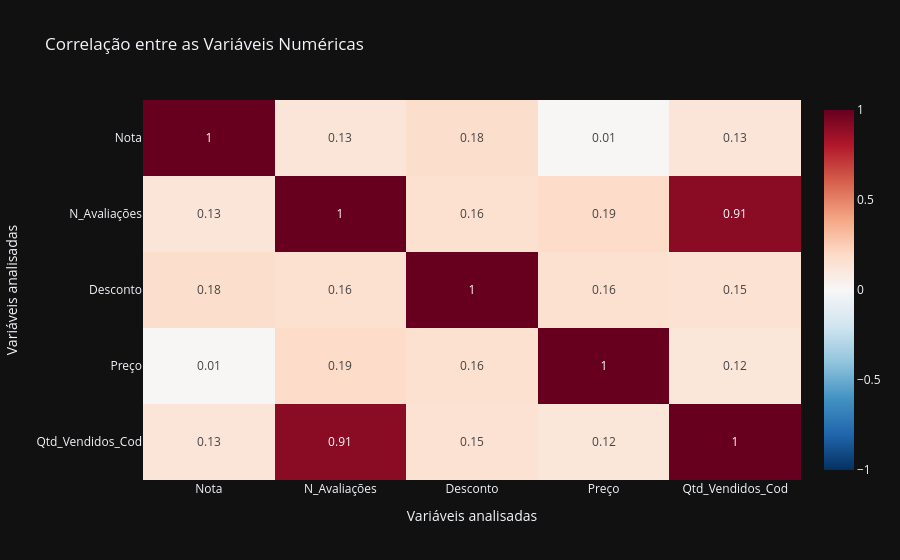

This figure's notebook cell:
### Markdown cell above
### 3.3 Mapa de Calor — Correlação entre Variáveis

O mapa de calor apresenta a matriz de correlação das principais variáveis numéricas. Essa visualização facilita a identificação de relações positivas ou negativas entre os dados analisados.

### Code cell
colunas_numericas = [
    'Nota',
    'N_Avaliações',
    'Desconto',
    'Preço',
    'Qtd_Vendidos_Cod'
]

correlacao = df[colunas_numericas].corr().round(2)

fig_heatmap = px.imshow(
    correlacao,
    text_auto=True,
    aspect='auto',
    color_continuous_scale='RdBu_r',
    zmin=-1,
    zmax=1,
    title='Correlação entre as Variáveis Numéricas'
)

fig_heatmap.update_layout(
    xaxis_title='Variáveis analisadas',
    yaxis_title='Variáveis analisadas'
)

### Figure 1 — Plotly figure (JSON) as saved in the notebook; plotly's stock layout.template omitted (floating-point values rounded to 4 significant figures)
{"data": [{"coloraxis": "coloraxis", "name": "0", "texttemplate": "%{z}", "x": ["Nota", "N_Avaliações", "Desconto", "Preço", "Qtd_Vendidos_Cod"], "y": ["Nota", "N_Avaliações", "Desconto", "Preço", "Qtd_Vendidos_Cod"], "z": [[1.0, 0.13, 0.18, 0.01, 0.13], [0.13, 1.0, 0.16, 0.19, 0.91], [0.18, 0.16, 1.0, 0.16, 0.15], [0.01, 0.19, 0.16, 1.0, 0.12], [0.13, 0.91, 0.15, 0.12, 1.0]], "type": "heatmap", "xaxis": "x", "yaxis": "y", "hovertemplate": "x: %{x}<br>y: %{y}<br>color: %{z}<extra></extra>"}], "layout": {"xaxis": {"anchor": "y", "domain": [0.0, 1.0], "title": {"text": "Variáveis analisadas"}}, "yaxis": {"anchor": "x", "domain": [0.0, 1.0], "autorange": "reversed", "title": {"text": "Variáveis analisadas"}}, "coloraxis": {"colorscale": [[0.0, "rgb(5,48,97)"], [0.1, "rgb(33,102,172)"], [0.2, "rgb(67,147,195)"], [0.3, "rgb(146,197,222)"], [0.4, "rgb(209,229,240)"], [0.5, "rgb(247,247,247)"], [0.6, "rgb(253,219,199)"], [0.7, "rgb(244,165,130)"], [0.8, "rgb(214,96,77)"], [0.9, "rgb(178,24,43)"], [1.0, "rgb(103,0,31)"]], "cmin": -1, "cmax": 1, "autocolorscale": false}, "title": {"text": "Correlação entre as Variáveis Numéricas"}}}
